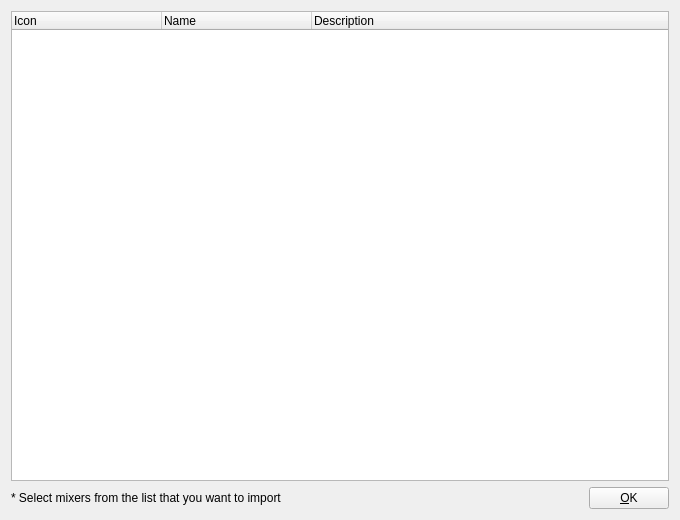
<?xml version="1.0" encoding="UTF-8"?>
<ui version="4.0">
 <class>ImportAtemDeviceDialog</class>
 <widget class="QDialog" name="ImportAtemDeviceDialog">
  <property name="geometry">
   <rect>
    <x>0</x>
    <y>0</y>
    <width>680</width>
    <height>520</height>
   </rect>
  </property>
  <property name="windowTitle">
   <string>Import TriCaster Mixers</string>
  </property>
  <layout class="QGridLayout" name="gridLayout">
   <item row="1" column="0">
    <widget class="QLabel" name="labelImportInformation">
     <property name="sizePolicy">
      <sizepolicy hsizetype="Expanding" vsizetype="Preferred">
       <horstretch>0</horstretch>
       <verstretch>0</verstretch>
      </sizepolicy>
     </property>
     <property name="text">
      <string>* Select mixers from the list that you want to import</string>
     </property>
    </widget>
   </item>
   <item row="1" column="1">
    <widget class="QPushButton" name="pushButtonOk">
     <property name="focusPolicy">
      <enum>Qt::NoFocus</enum>
     </property>
     <property name="text">
      <string>&amp;OK</string>
     </property>
     <property name="shortcut">
      <string>Alt+O</string>
     </property>
    </widget>
   </item>
   <item row="0" column="0" colspan="2">
    <widget class="QTreeWidget" name="treeWidgetAtemDevice">
     <property name="alternatingRowColors">
      <bool>true</bool>
     </property>
     <property name="selectionMode">
      <enum>QAbstractItemView::ExtendedSelection</enum>
     </property>
     <property name="rootIsDecorated">
      <bool>false</bool>
     </property>
     <property name="uniformRowHeights">
      <bool>true</bool>
     </property>
     <attribute name="headerDefaultSectionSize">
      <number>150</number>
     </attribute>
     <attribute name="headerShowSortIndicator" stdset="0">
      <bool>false</bool>
     </attribute>
     <column>
      <property name="text">
       <string>Icon</string>
      </property>
     </column>
     <column>
      <property name="text">
       <string>Name</string>
      </property>
     </column>
     <column>
      <property name="text">
       <string>Description</string>
      </property>
     </column>
    </widget>
   </item>
  </layout>
 </widget>
 <resources/>
 <connections>
  <connection>
   <sender>pushButtonOk</sender>
   <signal>clicked()</signal>
   <receiver>ImportAtemDeviceDialog</receiver>
   <slot>accept()</slot>
   <hints>
    <hint type="sourcelabel">
     <x>595</x>
     <y>502</y>
    </hint>
    <hint type="destinationlabel">
     <x>247</x>
     <y>152</y>
    </hint>
   </hints>
  </connection>
 </connections>
 <slots>
  <slot>addressFinished()</slot>
  <slot>nameFinished()</slot>
  <slot>testConnection()</slot>
  <slot>okClicked()</slot>
  <slot>nameChanged(QString)</slot>
  <slot>addressChanged(QString)</slot>
 </slots>
</ui>
